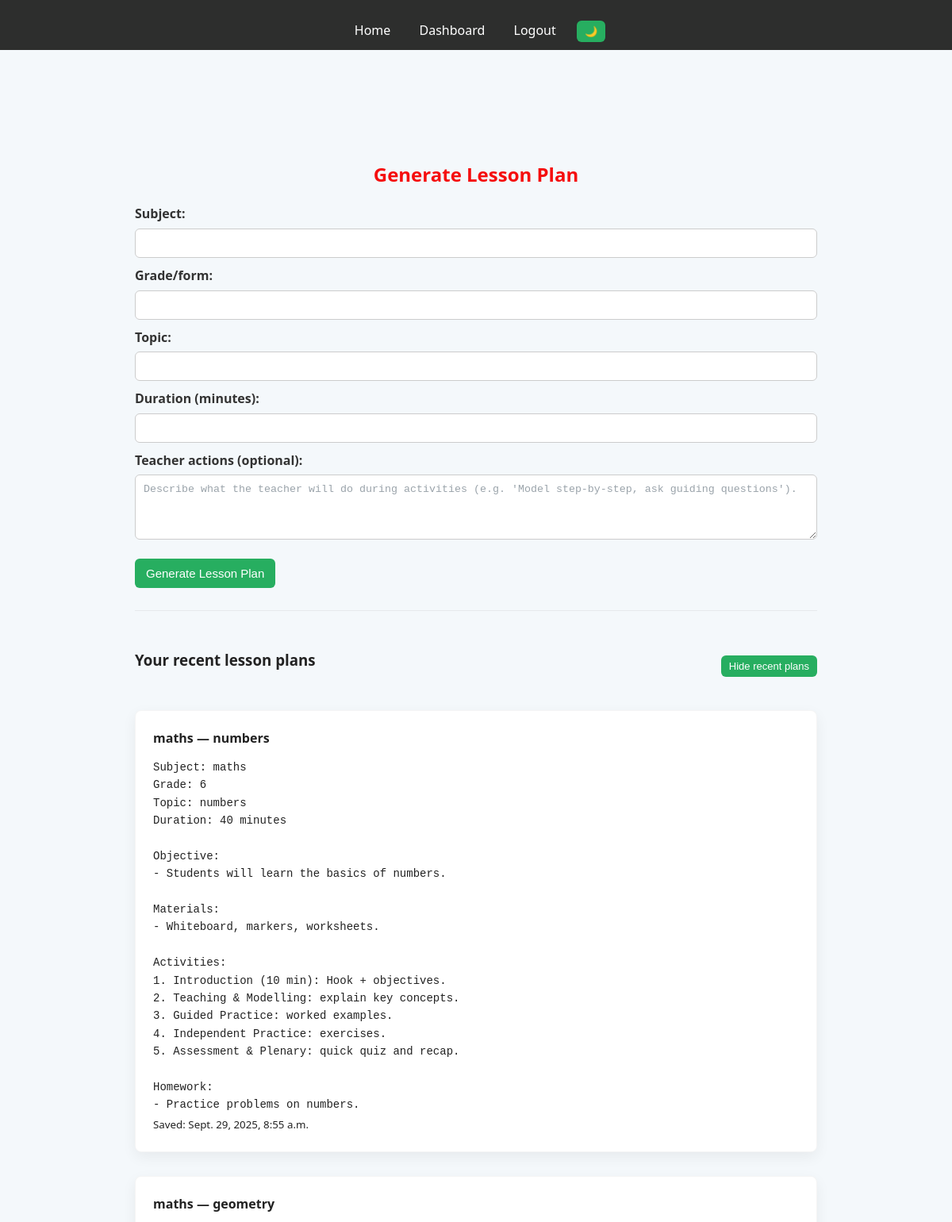
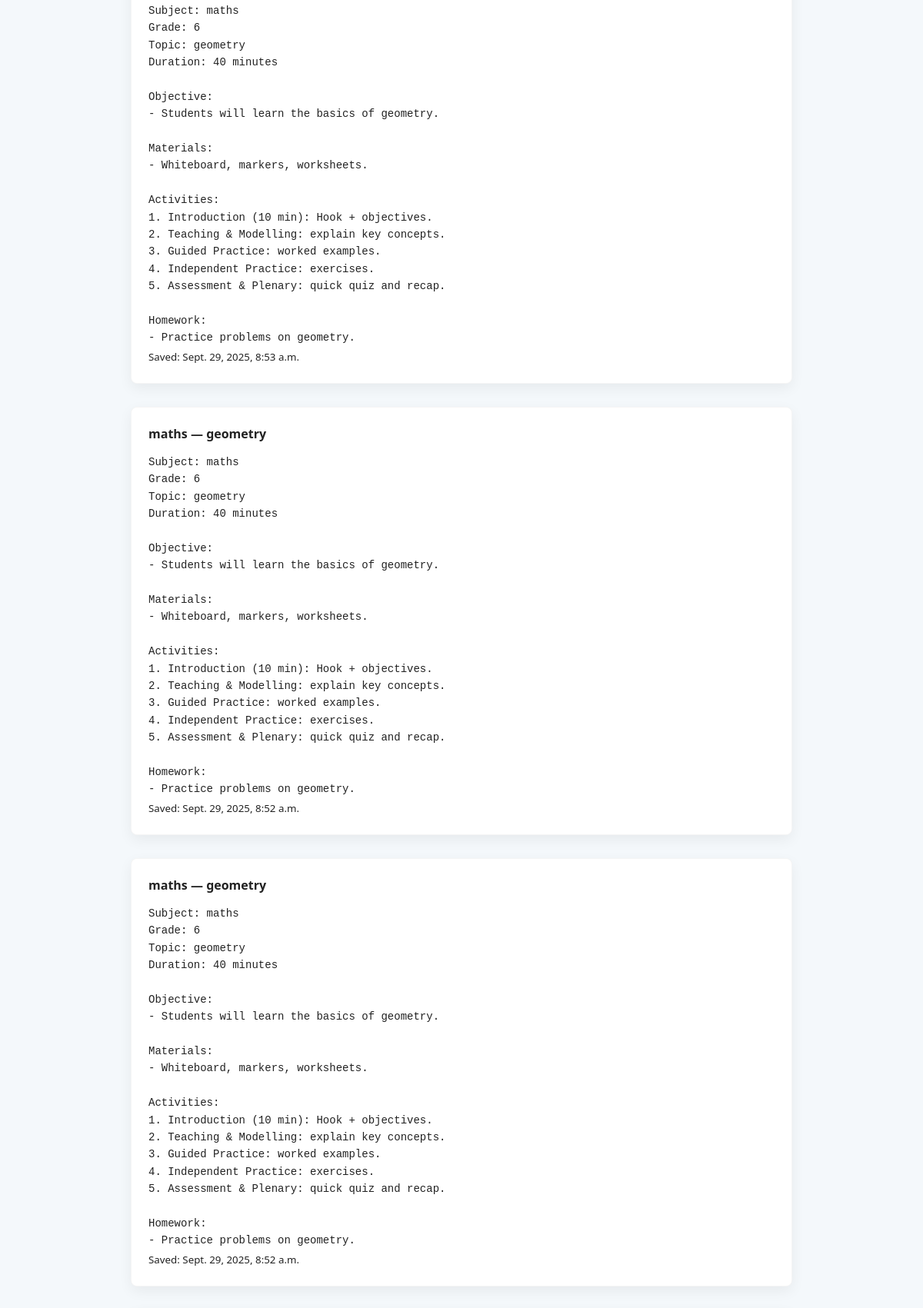
Screenshot of /home/ (signed in, upper part) with the database file from the repository (2 pictures, top to bottom).
### leason_generator/models.py (models this page shows, shortened)
class LessonPlan(models.Model):
    user = models.ForeignKey(settings.AUTH_USER_MODEL, null=True, blank=True, on_delete=models.SET_NULL)
    subject = models.CharField(max_length=200)
    grade = models.CharField(max_length=100)
    topic = models.CharField(max_length=200)
    duration = models.PositiveIntegerField()
    content = models.TextField()
    teacher_actions = models.TextField(blank=True)  # new optional field
    created = models.DateTimeField(auto_now_add=True)

### leason_generator/views.py (the view, shortened to what this page needs)
# urls.py: path('home/', views.index, name='home'),
@login_required
def index(request):
    lesson_plan_text = None
    recent_plans = LessonPlan.objects.filter(user=request.user).order_by("-created")[:10]
    return render(request, "index.html", {"lesson_plan": lesson_plan_text, "recent_plans": recent_plans})

### leason_generator/templates/index.html (shortened to what this page needs)
{% extends 'base.html' %}
{% block content %}
<div class="container">
    <h2>Generate Lesson Plan</h2>
    <form id="generate-form" method="post">
        <label for="subject">Subject:</label>
        <input type="text" id="subject" name="subject" required>
        <label for="grade">Grade/form:</label>
        <input type="text" id="grade" name="grade" required>
        <label for="topic">Topic:</label>
        <input type="text" id="topic" name="topic" required>
        <label for="duration">Duration (minutes):</label>
        <input type="number" id="duration" name="duration" required>
        <label for="teacher_actions">Teacher actions (optional):</label>
        <textarea id="teacher_actions" name="teacher_actions" rows="4" placeholder="Describe what the teacher will do during activities (e.g. 'Model step-by-step, ask guiding questions')."></textarea>
        <button type="submit" class="btn">Generate Lesson Plan</button>
    </form>
    <hr>
    <div style="display:flex; justify-content:space-between; align-items:center;">
      <h3>Your recent lesson plans</h3>
      <button class="toggle-recent btn small" data-target="recent-list">Hide recent plans</button>
    </div>
    <div id="recent-list">
      {% for lp in recent_plans %}
        <div class="output">
          <strong>{{ lp.subject }} — {{ lp.topic }}</strong>
          <pre>{{ lp.content }}</pre>
          <small>Saved: {{ lp.created }}</small>
        </div>
      {% empty %}
        <p>No saved plans yet.</p>
      {% endfor %}
    </div>
</div>
{% endblock %}

### leason_generator/templates/base.html (shortened to what this page needs)
{% load static %}
<!DOCTYPE html>
<html>
<head>
    <link rel="stylesheet" href="{% static 'css/style.css' %}">
</head>
<body>
<header>
    <nav>
        <a href="{% url 'welcome' %}">Home</a>
        {% if user.is_authenticated %}
            <a href="{% url 'home' %}">Dashboard</a>
            <a href="{% url 'logout' %}">Logout</a>
        {% else %}
            <a href="{% url 'register' %}">Register</a>
            <a href="{% url 'login' %}">Login</a>
        {% endif %}
        <button id="theme-toggle" class="btn small" aria-label="Toggle theme">🌙</button>
    </nav>
</header>
<div class="container">
    {% block content %}{% endblock %}
</div>
</body>
</html>

### leason_generator/static/css/style.css (style rules this page uses)
body { font-family: "Segoe UI", Roboto, Arial, sans-serif; background:#f4f8fb; margin:0; padding:0; color: #f31717; line-height: 1.6; }
.container { max-width:900px; margin:40px auto; padding:20px; }
header { background: #2d2e2d; padding: 10px 0; color: white; text-align: center; }
nav a { margin-right:12px; color:#ffffff; text-decoration:none; padding: 6px 10px; border-radius: 4px; }
h1, h2 { text-align: center; color: #f50e0e; margin: 18px 0; }
label { display: block; margin-top: 10px; font-weight: 600; color: #f5f1f1; }
input, textarea { width: 100%; padding: 10px; margin-top: 5px; border: 1px solid #ccc; border-radius: 6px; background: #fff; box-sizing: border-box; color: #0f0909; }
button, .btn { margin-top: 16px; padding: 10px 14px; background: #27ae60; color: white; border: none; border-radius: 6px; font-size: 15px; cursor: pointer; display: inline-block; text-decoration: none; }
.btn.small { padding:6px 10px; font-size:13px; border-radius:6px; }
.output, .lesson-plan { margin-top: 30px; padding: 22px; background: var(--card); color: var(--text); border-radius: 8px; box-shadow: 0 6px 18px rgba(0,0,0,0.06); border: 1px solid rgba(0,0,0,0.04); }
.output pre, #recent-list pre { white-space: pre-wrap; word-wrap: break-word; font-family: "Courier New", Courier, monospace; font-size: 14px; color: var(--text); background: transparent; margin: 12px 0 0 0; padding: 0; line-height: 1.6; opacity: 1; }
.output h3, .output strong, .output small { color: var(--text); }
#recent-list { transition: max-height .3s ease; max-height: 1000px; overflow: visible; }
hr { border: none; border-top: 1px solid rgba(0,0,0,0.06); margin: 28px 0; }
.output strong { color: #222; display:block; margin-bottom:8px; font-size:16px; }
:root { --bg: #f4f8fb; --text: #222; --card: #fff; }
body { background: var(--bg); color: var(--text); }
.output, .lesson-plan { background: var(--card); color: var(--text); }
:root { --bg: #f4f8fb; --text: #222; --card: #fff; --input-bg: #ffffff; --input-text: #111111; --input-border: #cccccc; --input-placeholder: #9aa3aa; --label-color: #333333; --btn-bg: #27ae60; --btn-text: #ffffff; --focus-ring: rgba(39,174,96,0.18); }
body { background: var(--bg); color: var(--text); transition: background .25s ease, color .25s ease; }
label { color: var(--label-color); transition: color .20s ease; }
input, textarea, select { background: var(--input-bg); color: var(--input-text); border: 1px solid var(--input-border); transition: background .20s ease, color .20s ease, border-color .20s ease, box-shadow .20s ease; outline: none; box-sizing: border-box; }
input::placeholder, textarea::placeholder { color: var(--input-placeholder); opacity: 1; transition: color .20s ease; }
button, .btn { background: var(--btn-bg); color: var(--btn-text); transition: background .15s ease, color .15s ease; }

### rows the page displays
LessonPlan: subject "maths", topic "numbers", content "Subject: maths Grade: 6 Topic: numbers Duration: 40 minutes Objective: - Students will learn the basics of numbers. Materials: - Whiteboard, markers, worksheets. Activities: 1. Introduction (10 min): Hook + objectives. 2. Teaching & Modelling: explain key concepts. 3. Guided Practice: worked examples. 4. Independent Practice: exercises. 5. Assessment & Plenary: quick quiz and recap. Homework: - Practice problems on numbers.", created "Sept. 29, 2025, 8:55 a.m."
LessonPlan: subject "maths", topic "geometry", content "Subject: maths Grade: 6 Topic: geometry Duration: 40 minutes Objective: - Students will learn the basics of geometry. Materials: - Whiteboard, markers, worksheets. Activities: 1. Introduction (10 min): Hook + objectives. 2. Teaching & Modelling: explain key concepts. 3. Guided Practice: worked examples. 4. Independent Practice: exercises. 5. Assessment & Plenary: quick quiz and recap. Homework: - Practice problems on geometry.", created "Sept. 29, 2025, 8:53 a.m."
LessonPlan: subject "maths", topic "geometry", content "Subject: maths Grade: 6 Topic: geometry Duration: 40 minutes Objective: - Students will learn the basics of geometry. Materials: - Whiteboard, markers, worksheets. Activities: 1. Introduction (10 min): Hook + objectives. 2. Teaching & Modelling: explain key concepts. 3. Guided Practice: worked examples. 4. Independent Practice: exercises. 5. Assessment & Plenary: quick quiz and recap. Homework: - Practice problems on geometry.", created "Sept. 29, 2025, 8:52 a.m."
LessonPlan: subject "maths", topic "geometry", content "Subject: maths Grade: 6 Topic: geometry Duration: 40 minutes Objective: - Students will learn the basics of geometry. Materials: - Whiteboard, markers, worksheets. Activities: 1. Introduction (10 min): Hook + objectives. 2. Teaching & Modelling: explain key concepts. 3. Guided Practice: worked examples. 4. Independent Practice: exercises. 5. Assessment & Plenary: quick quiz and recap. Homework: - Practice problems on geometry.", created "Sept. 29, 2025, 8:52 a.m."
